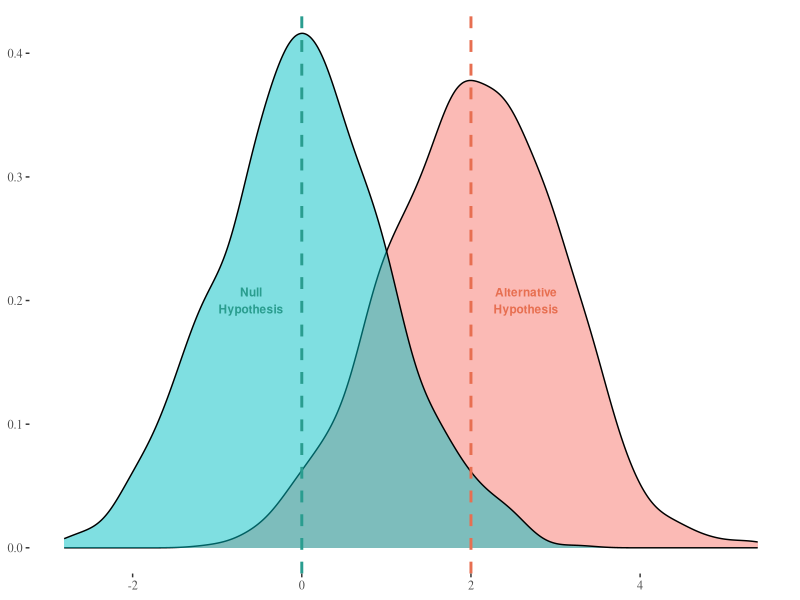

Write R code to recreate this figure.
## ---- chunk 1
#| message: FALSE

library(tidyverse)
library(ggthemes)

set.seed(123)

#generate data

null <- rnorm(1000, mean = 0, sd = 1)
alt <- rnorm(1000, mean = 2, sd = 1)

df <- data.frame(
  null = null,
  alt = alt
)

df_long <- df |> 
  pivot_longer(cols = everything(),
               names_to = "distribution",
               values_to = "value")

ggplot(df_long, aes(x = value, fill = distribution)) +
  geom_density(alpha = 0.5) +
   geom_vline(xintercept = 0, linetype = "dashed", color = "#2A9D8F", linewidth = 1) +
  geom_vline(xintercept = 2, linetype = "dashed", color = "#E76F51", linewidth = 1) +
  theme_tufte() +
  theme(
    legend.position = "none",
    axis.title = element_blank()
  ) +
  annotate("text", x = -0.6, y = 0.2, label = "Null\nHypothesis", 
           color = "#2A9D8F", size = 3, fontface = "bold") +
  annotate("text", x = 2.65, y = 0.2, label = "Alternative\nHypothesis", 
           color = "#E76F51", size = 3, fontface = "bold") 
